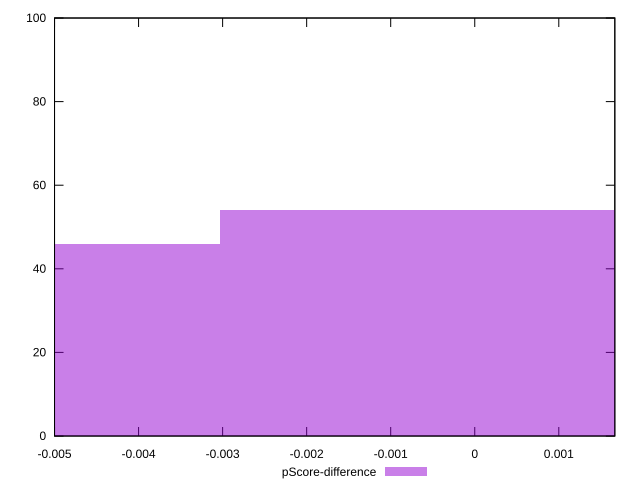

This figure's gnuplot source:
reset

$pScoreDifference <<EOF
0 54
-0.006062435744795548 46
EOF

set key outside below
set boxwidth 0.006062435744795548
set xrange [-0.0050000000000000044:0.0016666666666667052]
set yrange [0:100]
set trange [0:100]
set style fill transparent solid 0.5 noborder
set terminal svg size 640, 490 enhanced background rgb 'white'
set output "report_00019_2021-02-10T18-14-37.922Z//uses-http2/samples/pages+cached/pScore-difference/histogram.svg"

plot $pScoreDifference title "pScore-difference" with boxes

reset
